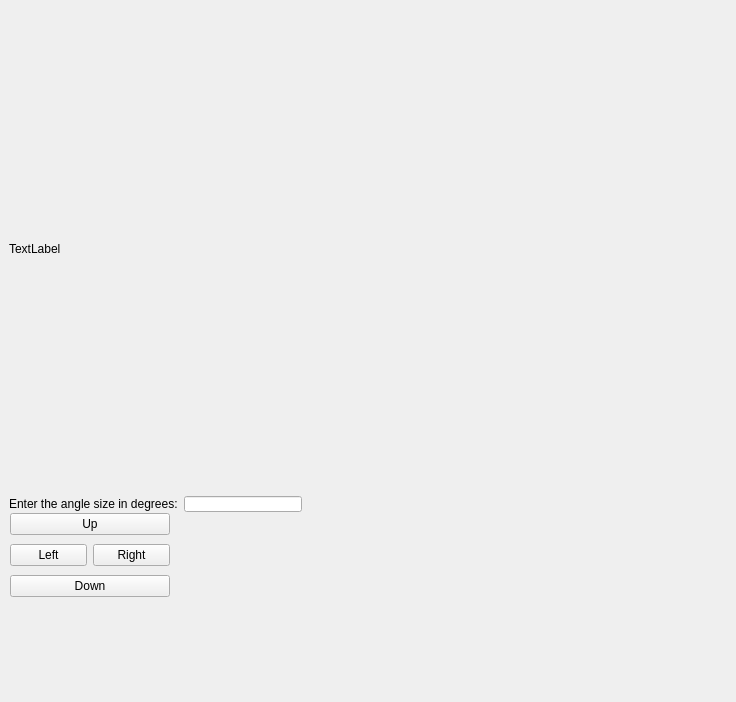
<?xml version="1.0" encoding="UTF-8"?>
<ui version="4.0">
 <class>Manager</class>
 <widget class="QWidget" name="Manager">
  <property name="geometry">
   <rect>
    <x>0</x>
    <y>0</y>
    <width>736</width>
    <height>702</height>
   </rect>
  </property>
  <property name="windowTitle">
   <string>Form</string>
  </property>
  <widget class="QLabel" name="image_label">
   <property name="geometry">
    <rect>
     <x>9</x>
     <y>9</y>
     <width>640</width>
     <height>480</height>
    </rect>
   </property>
   <property name="minimumSize">
    <size>
     <width>640</width>
     <height>480</height>
    </size>
   </property>
   <property name="maximumSize">
    <size>
     <width>640</width>
     <height>720</height>
    </size>
   </property>
   <property name="text">
    <string>TextLabel</string>
   </property>
  </widget>
  <widget class="QWidget" name="horizontalLayoutWidget">
   <property name="geometry">
    <rect>
     <x>9</x>
     <y>495</y>
     <width>293</width>
     <height>18</height>
    </rect>
   </property>
   <layout class="QHBoxLayout" name="horizontalLayout_2">
    <item>
     <widget class="QLabel" name="label">
      <property name="maximumSize">
       <size>
        <width>16777</width>
        <height>50</height>
       </size>
      </property>
      <property name="text">
       <string>Enter the angle size in degrees:</string>
      </property>
     </widget>
    </item>
    <item>
     <widget class="QLineEdit" name="degree">
      <property name="maximumSize">
       <size>
        <width>900</width>
        <height>16</height>
       </size>
      </property>
     </widget>
    </item>
   </layout>
  </widget>
  <widget class="QWidget" name="">
   <property name="geometry">
    <rect>
     <x>10</x>
     <y>510</y>
     <width>160</width>
     <height>93</height>
    </rect>
   </property>
   <layout class="QVBoxLayout" name="verticalLayout">
    <property name="sizeConstraint">
     <enum>QLayout::SetDefaultConstraint</enum>
    </property>
    <item>
     <layout class="QVBoxLayout" name="verticalLayout_3"/>
    </item>
    <item>
     <widget class="QPushButton" name="up_button">
      <property name="text">
       <string>Up</string>
      </property>
     </widget>
    </item>
    <item>
     <layout class="QHBoxLayout" name="horizontalLayout">
      <item>
       <widget class="QPushButton" name="left_button">
        <property name="text">
         <string>Left</string>
        </property>
       </widget>
      </item>
      <item>
       <widget class="QPushButton" name="right_button">
        <property name="text">
         <string>Right</string>
        </property>
       </widget>
      </item>
     </layout>
    </item>
    <item>
     <widget class="QPushButton" name="button_open">
      <property name="text">
       <string>Down</string>
      </property>
     </widget>
    </item>
   </layout>
  </widget>
 </widget>
 <resources/>
 <connections/>
</ui>
